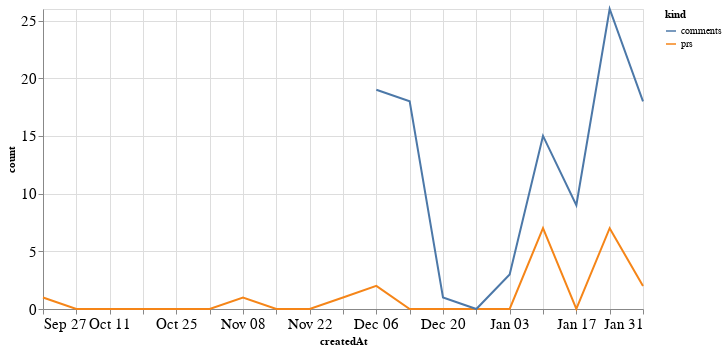

Notebook cell for this chart:
### Code cell
alt.Chart(total_time, width=600).mark_line().encode(
    x='createdAt',
    y='count',
    color='kind'
)

### Figure 1 — Vega-Lite specification as saved in the notebook (floating-point values rounded to 4 significant figures)
{"config": {"axisLeft": {"labelFontSize": 15}, "axisBottom": {"labelFontSize": 15}}, "data": {"name": "data-e6797ba64f3527ffb59acbe18e62e29a"}, "mark": "line", "encoding": {"color": {"type": "nominal", "field": "kind"}, "x": {"type": "temporal", "field": "createdAt"}, "y": {"type": "quantitative", "field": "count"}}, "width": 600, "$schema": "https://vega.github.io/schema/vega-lite/v4.8.1.json", "datasets": {"data-e6797ba64f3527ffb59acbe18e62e29a": [{"createdAt": "2020-09-27T00:00:00", "kind": "prs", "count": 1.0}, {"createdAt": "2020-10-04T00:00:00", "kind": "prs", "count": 0.0}, {"createdAt": "2020-10-11T00:00:00", "kind": "prs", "count": 0.0}, {"createdAt": "2020-10-18T00:00:00", "kind": "prs", "count": 0.0}, {"createdAt": "2020-10-25T00:00:00", "kind": "prs", "count": 0.0}, {"createdAt": "2020-11-01T00:00:00", "kind": "prs", "count": 0.0}, {"createdAt": "2020-11-08T00:00:00", "kind": "prs", "count": 1.0}, {"createdAt": "2020-11-15T00:00:00", "kind": "prs", "count": 0.0}, {"createdAt": "2020-11-22T00:00:00", "kind": "prs", "count": 0.0}, {"createdAt": "2020-11-29T00:00:00", "kind": "prs", "count": 1.0}, {"createdAt": "2020-12-06T00:00:00", "kind": "prs", "count": 2.0}, {"createdAt": "2020-12-13T00:00:00", "kind": "prs", "count": 0.0}, {"createdAt": "2020-12-20T00:00:00", "kind": "prs", "count": 0.0}, {"createdAt": "2020-12-27T00:00:00", "kind": "prs", "count": 0.0}, {"createdAt": "2021-01-03T00:00:00", "kind": "prs", "count": 0.0}, {"createdAt": "2021-01-10T00:00:00", "kind": "prs", "count": 7.0}, {"createdAt": "2021-01-17T00:00:00", "kind": "prs", "count": 0.0}, {"createdAt": "2021-01-24T00:00:00", "kind": "prs", "count": 7.0}, {"createdAt": "2021-01-31T00:00:00", "kind": "prs", "count": 2.0}, {"createdAt": "2020-09-27T00:00:00", "kind": "comments", "count": null}, {"createdAt": "2020-10-04T00:00:00", "kind": "comments", "count": null}, {"createdAt": "2020-10-11T00:00:00", "kind": "comments", "count": null}, {"createdAt": "2020-10-18T00:00:00", "kind": "comments", "count": null}, {"createdAt": "2020-10-25T00:00:00", "kind": "comments", "count": null}, {"createdAt": "2020-11-01T00:00:00", "kind": "comments", "count": null}, {"createdAt": "2020-11-08T00:00:00", "kind": "comments", "count": null}, {"createdAt": "2020-11-15T00:00:00", "kind": "comments", "count": null}, {"createdAt": "2020-11-22T00:00:00", "kind": "comments", "count": null}, {"createdAt": "2020-11-29T00:00:00", "kind": "comments", "count": null}, {"createdAt": "2020-12-06T00:00:00", "kind": "comments", "count": 19.0}, {"createdAt": "2020-12-13T00:00:00", "kind": "comments", "count": 18.0}, {"createdAt": "2020-12-20T00:00:00", "kind": "comments", "count": 1.0}, {"createdAt": "2020-12-27T00:00:00", "kind": "comments", "count": 0.0}, {"createdAt": "2021-01-03T00:00:00", "kind": "comments", "count": 3.0}, {"createdAt": "2021-01-10T00:00:00", "kind": "comments", "count": 15.0}, {"createdAt": "2021-01-17T00:00:00", "kind": "comments", "count": 9.0}, {"createdAt": "2021-01-24T00:00:00", "kind": "comments", "count": 26.0}, {"createdAt": "2021-01-31T00:00:00", "kind": "comments", "count": 18.0}]}}
